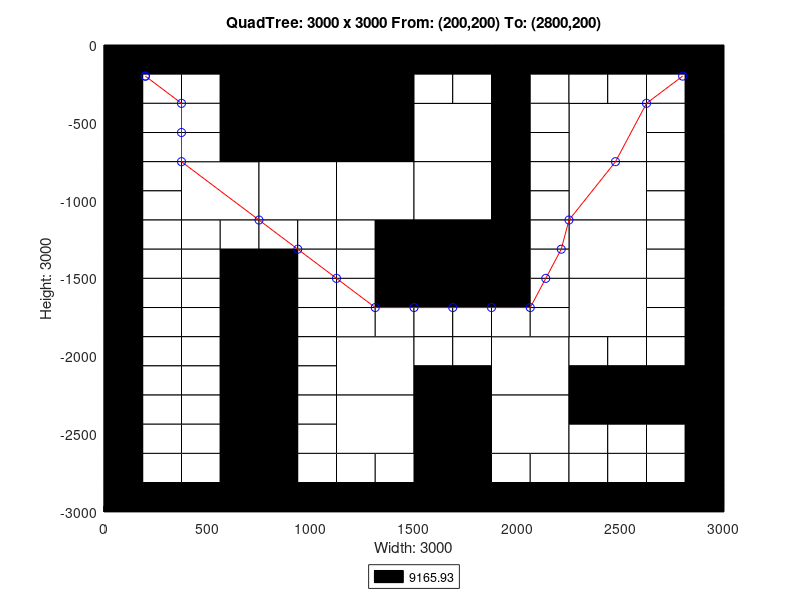

Here is the MATLAB script that generated this plot:
axis([0 3000 -3000 0]);
title('QuadTree: 3000 x 3000 From: (200,200) To: (2800,200)');
xlabel('Width: 3000');
ylabel('Height: 3000');
rectangle('Position',[750 -750 750 750], 'FaceColor',[0 0 0]);
rectangle('Position',[375 -1125 375 375], 'FaceColor',[1 1 1]);
rectangle('Position',[750 -1125 375 375], 'FaceColor',[1 1 1]);
rectangle('Position',[1125 -1125 375 375], 'FaceColor',[1 1 1]);
rectangle('Position',[1500 -750 375 375], 'FaceColor',[1 1 1]);
rectangle('Position',[2250 -750 375 375], 'FaceColor',[1 1 1]);
rectangle('Position',[1500 -1125 375 375], 'FaceColor',[1 1 1]);
rectangle('Position',[1500 -1500 375 375], 'FaceColor',[0 0 0]);
rectangle('Position',[2250 -1125 375 375], 'FaceColor',[1 1 1]);
rectangle('Position',[2250 -1500 375 375], 'FaceColor',[1 1 1]);
rectangle('Position',[1125 -2250 375 375], 'FaceColor',[1 1 1]);
rectangle('Position',[1125 -2625 375 375], 'FaceColor',[1 1 1]);
rectangle('Position',[1875 -2250 375 375], 'FaceColor',[1 1 1]);
rectangle('Position',[2250 -1875 375 375], 'FaceColor',[1 1 1]);
rectangle('Position',[1500 -2625 375 375], 'FaceColor',[0 0 0]);
rectangle('Position',[1875 -2625 375 375], 'FaceColor',[1 1 1]);
rectangle('Position',[1500 -3000 375 375], 'FaceColor',[0 0 0]);
rectangle('Position',[0 -187.5 187.5 187.5], 'FaceColor',[0 0 0]);
rectangle('Position',[187.5 -187.5 187.5 187.5], 'FaceColor',[0 0 0]);
rectangle('Position',[0 -375 187.5 187.5], 'FaceColor',[0 0 0]);
rectangle('Position',[187.5 -375 187.5 187.5], 'FaceColor',[1 1 1]);
rectangle('Position',[375 -187.5 187.5 187.5], 'FaceColor',[0 0 0]);
rectangle('Position',[562.5 -187.5 187.5 187.5], 'FaceColor',[0 0 0]);
rectangle('Position',[375 -375 187.5 187.5], 'FaceColor',[1 1 1]);
rectangle('Position',[562.5 -375 187.5 187.5], 'FaceColor',[0 0 0]);
rectangle('Position',[0 -562.5 187.5 187.5], 'FaceColor',[0 0 0]);
rectangle('Position',[187.5 -562.5 187.5 187.5], 'FaceColor',[1 1 1]);
rectangle('Position',[0 -750 187.5 187.5], 'FaceColor',[0 0 0]);
rectangle('Position',[187.5 -750 187.5 187.5], 'FaceColor',[1 1 1]);
rectangle('Position',[375 -562.5 187.5 187.5], 'FaceColor',[1 1 1]);
rectangle('Position',[562.5 -562.5 187.5 187.5], 'FaceColor',[0 0 0]);
rectangle('Position',[375 -750 187.5 187.5], 'FaceColor',[1 1 1]);
rectangle('Position',[562.5 -750 187.5 187.5], 'FaceColor',[0 0 0]);
rectangle('Position',[0 -937.5 187.5 187.5], 'FaceColor',[0 0 0]);
rectangle('Position',[187.5 -937.5 187.5 187.5], 'FaceColor',[1 1 1]);
rectangle('Position',[0 -1125 187.5 187.5], 'FaceColor',[0 0 0]);
rectangle('Position',[187.5 -1125 187.5 187.5], 'FaceColor',[1 1 1]);
rectangle('Position',[0 -1312.5 187.5 187.5], 'FaceColor',[0 0 0]);
rectangle('Position',[187.5 -1312.5 187.5 187.5], 'FaceColor',[1 1 1]);
rectangle('Position',[0 -1500 187.5 187.5], 'FaceColor',[0 0 0]);
rectangle('Position',[187.5 -1500 187.5 187.5], 'FaceColor',[1 1 1]);
rectangle('Position',[375 -1312.5 187.5 187.5], 'FaceColor',[1 1 1]);
rectangle('Position',[562.5 -1312.5 187.5 187.5], 'FaceColor',[1 1 1]);
rectangle('Position',[375 -1500 187.5 187.5], 'FaceColor',[1 1 1]);
rectangle('Position',[562.5 -1500 187.5 187.5], 'FaceColor',[0 0 0]);
rectangle('Position',[750 -1312.5 187.5 187.5], 'FaceColor',[1 1 1]);
rectangle('Position',[937.5 -1312.5 187.5 187.5], 'FaceColor',[1 1 1]);
rectangle('Position',[750 -1500 187.5 187.5], 'FaceColor',[0 0 0]);
rectangle('Position',[937.5 -1500 187.5 187.5], 'FaceColor',[1 1 1]);
rectangle('Position',[1125 -1312.5 187.5 187.5], 'FaceColor',[1 1 1]);
rectangle('Position',[1312.5 -1312.5 187.5 187.5], 'FaceColor',[0 0 0]);
rectangle('Position',[1125 -1500 187.5 187.5], 'FaceColor',[1 1 1]);
rectangle('Position',[1312.5 -1500 187.5 187.5], 'FaceColor',[0 0 0]);
rectangle('Position',[1500 -187.5 187.5 187.5], 'FaceColor',[0 0 0]);
rectangle('Position',[1687.5 -187.5 187.5 187.5], 'FaceColor',[0 0 0]);
rectangle('Position',[1500 -375 187.5 187.5], 'FaceColor',[1 1 1]);
rectangle('Position',[1687.5 -375 187.5 187.5], 'FaceColor',[1 1 1]);
rectangle('Position',[1875 -187.5 187.5 187.5], 'FaceColor',[0 0 0]);
rectangle('Position',[2062.5 -187.5 187.5 187.5], 'FaceColor',[0 0 0]);
rectangle('Position',[1875 -375 187.5 187.5], 'FaceColor',[0 0 0]);
rectangle('Position',[2062.5 -375 187.5 187.5], 'FaceColor',[1 1 1]);
rectangle('Position',[1875 -562.5 187.5 187.5], 'FaceColor',[0 0 0]);
rectangle('Position',[2062.5 -562.5 187.5 187.5], 'FaceColor',[1 1 1]);
rectangle('Position',[1875 -750 187.5 187.5], 'FaceColor',[0 0 0]);
rectangle('Position',[2062.5 -750 187.5 187.5], 'FaceColor',[1 1 1]);
rectangle('Position',[2250 -187.5 187.5 187.5], 'FaceColor',[0 0 0]);
rectangle('Position',[2437.5 -187.5 187.5 187.5], 'FaceColor',[0 0 0]);
rectangle('Position',[2250 -375 187.5 187.5], 'FaceColor',[1 1 1]);
rectangle('Position',[2437.5 -375 187.5 187.5], 'FaceColor',[1 1 1]);
rectangle('Position',[2625 -187.5 187.5 187.5], 'FaceColor',[0 0 0]);
rectangle('Position',[2812.5 -187.5 187.5 187.5], 'FaceColor',[0 0 0]);
rectangle('Position',[2625 -375 187.5 187.5], 'FaceColor',[1 1 1]);
rectangle('Position',[2812.5 -375 187.5 187.5], 'FaceColor',[0 0 0]);
rectangle('Position',[2625 -562.5 187.5 187.5], 'FaceColor',[1 1 1]);
rectangle('Position',[2812.5 -562.5 187.5 187.5], 'FaceColor',[0 0 0]);
rectangle('Position',[2625 -750 187.5 187.5], 'FaceColor',[1 1 1]);
rectangle('Position',[2812.5 -750 187.5 187.5], 'FaceColor',[0 0 0]);
rectangle('Position',[1875 -937.5 187.5 187.5], 'FaceColor',[0 0 0]);
rectangle('Position',[2062.5 -937.5 187.5 187.5], 'FaceColor',[1 1 1]);
rectangle('Position',[1875 -1125 187.5 187.5], 'FaceColor',[0 0 0]);
rectangle('Position',[2062.5 -1125 187.5 187.5], 'FaceColor',[1 1 1]);
rectangle('Position',[1875 -1312.5 187.5 187.5], 'FaceColor',[0 0 0]);
rectangle('Position',[2062.5 -1312.5 187.5 187.5], 'FaceColor',[1 1 1]);
rectangle('Position',[1875 -1500 187.5 187.5], 'FaceColor',[0 0 0]);
rectangle('Position',[2062.5 -1500 187.5 187.5], 'FaceColor',[1 1 1]);
rectangle('Position',[2625 -937.5 187.5 187.5], 'FaceColor',[1 1 1]);
rectangle('Position',[2812.5 -937.5 187.5 187.5], 'FaceColor',[0 0 0]);
rectangle('Position',[2625 -1125 187.5 187.5], 'FaceColor',[1 1 1]);
rectangle('Position',[2812.5 -1125 187.5 187.5], 'FaceColor',[0 0 0]);
rectangle('Position',[2625 -1312.5 187.5 187.5], 'FaceColor',[1 1 1]);
rectangle('Position',[2812.5 -1312.5 187.5 187.5], 'FaceColor',[0 0 0]);
rectangle('Position',[2625 -1500 187.5 187.5], 'FaceColor',[1 1 1]);
rectangle('Position',[2812.5 -1500 187.5 187.5], 'FaceColor',[0 0 0]);
rectangle('Position',[0 -1687.5 187.5 187.5], 'FaceColor',[0 0 0]);
rectangle('Position',[187.5 -1687.5 187.5 187.5], 'FaceColor',[1 1 1]);
rectangle('Position',[0 -1875 187.5 187.5], 'FaceColor',[0 0 0]);
rectangle('Position',[187.5 -1875 187.5 187.5], 'FaceColor',[1 1 1]);
rectangle('Position',[375 -1687.5 187.5 187.5], 'FaceColor',[1 1 1]);
rectangle('Position',[562.5 -1687.5 187.5 187.5], 'FaceColor',[0 0 0]);
rectangle('Position',[375 -1875 187.5 187.5], 'FaceColor',[1 1 1]);
rectangle('Position',[562.5 -1875 187.5 187.5], 'FaceColor',[0 0 0]);
rectangle('Position',[0 -2062.5 187.5 187.5], 'FaceColor',[0 0 0]);
rectangle('Position',[187.5 -2062.5 187.5 187.5], 'FaceColor',[1 1 1]);
rectangle('Position',[0 -2250 187.5 187.5], 'FaceColor',[0 0 0]);
rectangle('Position',[187.5 -2250 187.5 187.5], 'FaceColor',[1 1 1]);
rectangle('Position',[375 -2062.5 187.5 187.5], 'FaceColor',[1 1 1]);
rectangle('Position',[562.5 -2062.5 187.5 187.5], 'FaceColor',[0 0 0]);
rectangle('Position',[375 -2250 187.5 187.5], 'FaceColor',[1 1 1]);
rectangle('Position',[562.5 -2250 187.5 187.5], 'FaceColor',[0 0 0]);
rectangle('Position',[750 -1687.5 187.5 187.5], 'FaceColor',[0 0 0]);
rectangle('Position',[937.5 -1687.5 187.5 187.5], 'FaceColor',[1 1 1]);
rectangle('Position',[750 -1875 187.5 187.5], 'FaceColor',[0 0 0]);
rectangle('Position',[937.5 -1875 187.5 187.5], 'FaceColor',[1 1 1]);
rectangle('Position',[1125 -1687.5 187.5 187.5], 'FaceColor',[1 1 1]);
rectangle('Position',[1312.5 -1687.5 187.5 187.5], 'FaceColor',[0 0 0]);
rectangle('Position',[1125 -1875 187.5 187.5], 'FaceColor',[1 1 1]);
rectangle('Position',[1312.5 -1875 187.5 187.5], 'FaceColor',[1 1 1]);
rectangle('Position',[750 -2062.5 187.5 187.5], 'FaceColor',[0 0 0]);
rectangle('Position',[937.5 -2062.5 187.5 187.5], 'FaceColor',[1 1 1]);
rectangle('Position',[750 -2250 187.5 187.5], 'FaceColor',[0 0 0]);
rectangle('Position',[937.5 -2250 187.5 187.5], 'FaceColor',[1 1 1]);
rectangle('Position',[0 -2437.5 187.5 187.5], 'FaceColor',[0 0 0]);
rectangle('Position',[187.5 -2437.5 187.5 187.5], 'FaceColor',[1 1 1]);
rectangle('Position',[0 -2625 187.5 187.5], 'FaceColor',[0 0 0]);
rectangle('Position',[187.5 -2625 187.5 187.5], 'FaceColor',[1 1 1]);
rectangle('Position',[375 -2437.5 187.5 187.5], 'FaceColor',[1 1 1]);
rectangle('Position',[562.5 -2437.5 187.5 187.5], 'FaceColor',[0 0 0]);
rectangle('Position',[375 -2625 187.5 187.5], 'FaceColor',[1 1 1]);
rectangle('Position',[562.5 -2625 187.5 187.5], 'FaceColor',[0 0 0]);
rectangle('Position',[0 -2812.5 187.5 187.5], 'FaceColor',[0 0 0]);
rectangle('Position',[187.5 -2812.5 187.5 187.5], 'FaceColor',[1 1 1]);
rectangle('Position',[0 -3000 187.5 187.5], 'FaceColor',[0 0 0]);
rectangle('Position',[187.5 -3000 187.5 187.5], 'FaceColor',[0 0 0]);
rectangle('Position',[375 -2812.5 187.5 187.5], 'FaceColor',[1 1 1]);
rectangle('Position',[562.5 -2812.5 187.5 187.5], 'FaceColor',[0 0 0]);
rectangle('Position',[375 -3000 187.5 187.5], 'FaceColor',[0 0 0]);
rectangle('Position',[562.5 -3000 187.5 187.5], 'FaceColor',[0 0 0]);
rectangle('Position',[750 -2437.5 187.5 187.5], 'FaceColor',[0 0 0]);
rectangle('Position',[937.5 -2437.5 187.5 187.5], 'FaceColor',[1 1 1]);
rectangle('Position',[750 -2625 187.5 187.5], 'FaceColor',[0 0 0]);
rectangle('Position',[937.5 -2625 187.5 187.5], 'FaceColor',[1 1 1]);
rectangle('Position',[750 -2812.5 187.5 187.5], 'FaceColor',[0 0 0]);
rectangle('Position',[937.5 -2812.5 187.5 187.5], 'FaceColor',[1 1 1]);
rectangle('Position',[750 -3000 187.5 187.5], 'FaceColor',[0 0 0]);
rectangle('Position',[937.5 -3000 187.5 187.5], 'FaceColor',[0 0 0]);
rectangle('Position',[1125 -2812.5 187.5 187.5], 'FaceColor',[1 1 1]);
rectangle('Position',[1312.5 -2812.5 187.5 187.5], 'FaceColor',[1 1 1]);
rectangle('Position',[1125 -3000 187.5 187.5], 'FaceColor',[0 0 0]);
rectangle('Position',[1312.5 -3000 187.5 187.5], 'FaceColor',[0 0 0]);
rectangle('Position',[1500 -1687.5 187.5 187.5], 'FaceColor',[0 0 0]);
rectangle('Position',[1687.5 -1687.5 187.5 187.5], 'FaceColor',[0 0 0]);
rectangle('Position',[1500 -1875 187.5 187.5], 'FaceColor',[1 1 1]);
rectangle('Position',[1687.5 -1875 187.5 187.5], 'FaceColor',[1 1 1]);
rectangle('Position',[1875 -1687.5 187.5 187.5], 'FaceColor',[0 0 0]);
rectangle('Position',[2062.5 -1687.5 187.5 187.5], 'FaceColor',[1 1 1]);
rectangle('Position',[1875 -1875 187.5 187.5], 'FaceColor',[1 1 1]);
rectangle('Position',[2062.5 -1875 187.5 187.5], 'FaceColor',[1 1 1]);
rectangle('Position',[1500 -2062.5 187.5 187.5], 'FaceColor',[1 1 1]);
rectangle('Position',[1687.5 -2062.5 187.5 187.5], 'FaceColor',[1 1 1]);
rectangle('Position',[1500 -2250 187.5 187.5], 'FaceColor',[0 0 0]);
rectangle('Position',[1687.5 -2250 187.5 187.5], 'FaceColor',[0 0 0]);
rectangle('Position',[2625 -1687.5 187.5 187.5], 'FaceColor',[1 1 1]);
rectangle('Position',[2812.5 -1687.5 187.5 187.5], 'FaceColor',[0 0 0]);
rectangle('Position',[2625 -1875 187.5 187.5], 'FaceColor',[1 1 1]);
rectangle('Position',[2812.5 -1875 187.5 187.5], 'FaceColor',[0 0 0]);
rectangle('Position',[2250 -2062.5 187.5 187.5], 'FaceColor',[1 1 1]);
rectangle('Position',[2437.5 -2062.5 187.5 187.5], 'FaceColor',[1 1 1]);
rectangle('Position',[2250 -2250 187.5 187.5], 'FaceColor',[0 0 0]);
rectangle('Position',[2437.5 -2250 187.5 187.5], 'FaceColor',[0 0 0]);
rectangle('Position',[2625 -2062.5 187.5 187.5], 'FaceColor',[1 1 1]);
rectangle('Position',[2812.5 -2062.5 187.5 187.5], 'FaceColor',[0 0 0]);
rectangle('Position',[2625 -2250 187.5 187.5], 'FaceColor',[0 0 0]);
rectangle('Position',[2812.5 -2250 187.5 187.5], 'FaceColor',[0 0 0]);
rectangle('Position',[1875 -2812.5 187.5 187.5], 'FaceColor',[1 1 1]);
rectangle('Position',[2062.5 -2812.5 187.5 187.5], 'FaceColor',[1 1 1]);
rectangle('Position',[1875 -3000 187.5 187.5], 'FaceColor',[0 0 0]);
rectangle('Position',[2062.5 -3000 187.5 187.5], 'FaceColor',[0 0 0]);
rectangle('Position',[2250 -2437.5 187.5 187.5], 'FaceColor',[0 0 0]);
rectangle('Position',[2437.5 -2437.5 187.5 187.5], 'FaceColor',[0 0 0]);
rectangle('Position',[2250 -2625 187.5 187.5], 'FaceColor',[1 1 1]);
rectangle('Position',[2437.5 -2625 187.5 187.5], 'FaceColor',[1 1 1]);
rectangle('Position',[2625 -2437.5 187.5 187.5], 'FaceColor',[0 0 0]);
rectangle('Position',[2812.5 -2437.5 187.5 187.5], 'FaceColor',[0 0 0]);
rectangle('Position',[2625 -2625 187.5 187.5], 'FaceColor',[1 1 1]);
rectangle('Position',[2812.5 -2625 187.5 187.5], 'FaceColor',[0 0 0]);
rectangle('Position',[2250 -2812.5 187.5 187.5], 'FaceColor',[1 1 1]);
rectangle('Position',[2437.5 -2812.5 187.5 187.5], 'FaceColor',[1 1 1]);
rectangle('Position',[2250 -3000 187.5 187.5], 'FaceColor',[0 0 0]);
rectangle('Position',[2437.5 -3000 187.5 187.5], 'FaceColor',[0 0 0]);
rectangle('Position',[2625 -2812.5 187.5 187.5], 'FaceColor',[1 1 1]);
rectangle('Position',[2812.5 -2812.5 187.5 187.5], 'FaceColor',[0 0 0]);
rectangle('Position',[2625 -3000 187.5 187.5], 'FaceColor',[0 0 0]);
rectangle('Position',[2812.5 -3000 187.5 187.5], 'FaceColor',[0 0 0]);
X=[2800,2625,2475,2250,2212.5,2137.5,2062.5,1875,1687.5,1500,1312.5,1125,937.5,750,375,375,375,200,200];
Y=[-200,-375,-750,-1125,-1312.5,-1500,-1687.5,-1687.5,-1687.5,-1687.5,-1687.5,-1500,-1312.5,-1125,-750,-562.5,-375,-200,-200];
hold on;
plot(X,Y,'r');
plot(X,Y,'bo');
legend('9165.93','Location','southoutside');
